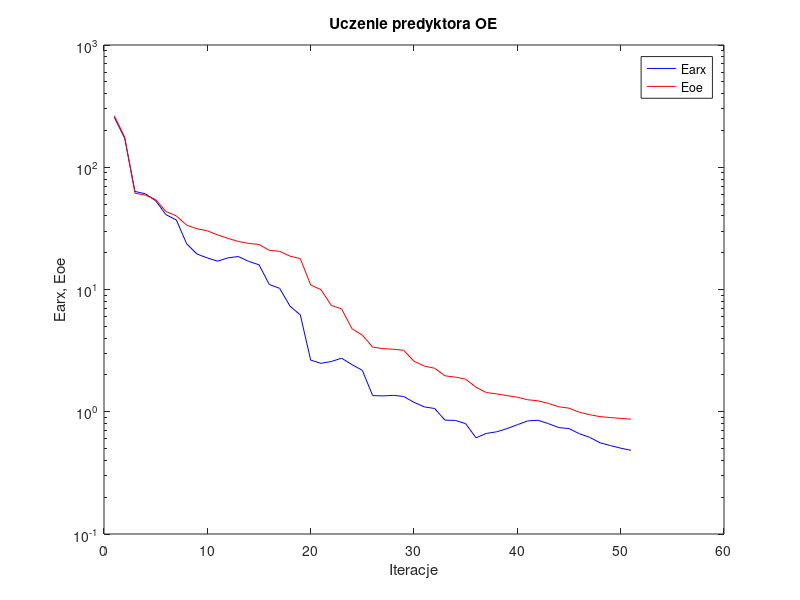
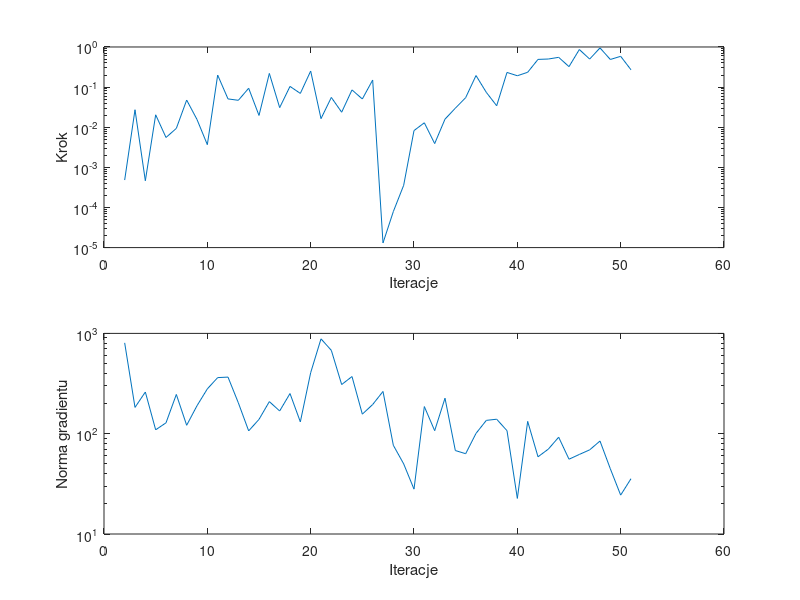

Here is the MATLAB script that generated these plots, in order:
%uczenie predyktora oe
clear all;
n=0; farx(n+1)=2.560021e+002; foe(n+1)=2.636479e+002; wspucz(n+1)=0.000000e+000; ng(n+1)=0.000000e+000;
%odnowa zmiennej metryki
n=1; farx(n+1)=1.728991e+002; foe(n+1)=1.769384e+002; krok(n+1)=4.820713e-004; ng(n+1)=8.047674e+002;
n=2; farx(n+1)=6.338618e+001; foe(n+1)=6.131512e+001; krok(n+1)=2.727640e-002; ng(n+1)=1.828777e+002;
n=3; farx(n+1)=6.066982e+001; foe(n+1)=5.917148e+001; krok(n+1)=4.636412e-004; ng(n+1)=2.603505e+002;
n=4; farx(n+1)=5.319077e+001; foe(n+1)=5.435710e+001; krok(n+1)=2.038894e-002; ng(n+1)=1.093232e+002;
n=5; farx(n+1)=4.094415e+001; foe(n+1)=4.344564e+001; krok(n+1)=5.548179e-003; ng(n+1)=1.283452e+002;
n=6; farx(n+1)=3.703350e+001; foe(n+1)=4.001863e+001; krok(n+1)=9.356732e-003; ng(n+1)=2.461928e+002;
n=7; farx(n+1)=2.364663e+001; foe(n+1)=3.362588e+001; krok(n+1)=4.756755e-002; ng(n+1)=1.213141e+002;
n=8; farx(n+1)=1.950519e+001; foe(n+1)=3.140000e+001; krok(n+1)=1.559274e-002; ng(n+1)=1.900744e+002;
n=9; farx(n+1)=1.812366e+001; foe(n+1)=3.020832e+001; krok(n+1)=3.677109e-003; ng(n+1)=2.796646e+002;
n=10; farx(n+1)=1.705546e+001; foe(n+1)=2.796971e+001; krok(n+1)=1.992696e-001; ng(n+1)=3.624290e+002;
n=11; farx(n+1)=1.814630e+001; foe(n+1)=2.619065e+001; krok(n+1)=5.079872e-002; ng(n+1)=3.666927e+002;
n=12; farx(n+1)=1.861732e+001; foe(n+1)=2.473074e+001; krok(n+1)=4.686838e-002; ng(n+1)=2.032227e+002;
n=13; farx(n+1)=1.697523e+001; foe(n+1)=2.383563e+001; krok(n+1)=9.365437e-002; ng(n+1)=1.067131e+002;
n=14; farx(n+1)=1.594056e+001; foe(n+1)=2.336083e+001; krok(n+1)=1.965861e-002; ng(n+1)=1.389095e+002;
n=15; farx(n+1)=1.099295e+001; foe(n+1)=2.090047e+001; krok(n+1)=2.193298e-001; ng(n+1)=2.088397e+002;
n=16; farx(n+1)=1.021413e+001; foe(n+1)=2.054260e+001; krok(n+1)=3.081734e-002; ng(n+1)=1.685131e+002;
n=17; farx(n+1)=7.312204e+000; foe(n+1)=1.874541e+001; krok(n+1)=1.041001e-001; ng(n+1)=2.514035e+002;
n=18; farx(n+1)=6.192315e+000; foe(n+1)=1.789143e+001; krok(n+1)=6.963444e-002; ng(n+1)=1.311938e+002;
n=19; farx(n+1)=2.645044e+000; foe(n+1)=1.089602e+001; krok(n+1)=2.514437e-001; ng(n+1)=4.058324e+002;
n=20; farx(n+1)=2.487991e+000; foe(n+1)=9.970993e+000; krok(n+1)=1.634950e-002; ng(n+1)=8.823780e+002;
n=21; farx(n+1)=2.578325e+000; foe(n+1)=7.407802e+000; krok(n+1)=5.529705e-002; ng(n+1)=6.774928e+002;
n=22; farx(n+1)=2.741553e+000; foe(n+1)=6.934788e+000; krok(n+1)=2.366211e-002; ng(n+1)=3.090185e+002;
n=23; farx(n+1)=2.427935e+000; foe(n+1)=4.773654e+000; krok(n+1)=8.512166e-002; ng(n+1)=3.713745e+002;
n=24; farx(n+1)=2.181235e+000; foe(n+1)=4.237270e+000; krok(n+1)=5.059367e-002; ng(n+1)=1.565805e+002;
n=25; farx(n+1)=1.354794e+000; foe(n+1)=3.379791e+000; krok(n+1)=1.500565e-001; ng(n+1)=1.953870e+002;
%odnowa zmiennej metryki
n=26; farx(n+1)=1.348274e+000; foe(n+1)=3.282077e+000; krok(n+1)=1.304908e-005; ng(n+1)=2.637384e+002;
n=27; farx(n+1)=1.361736e+000; foe(n+1)=3.247274e+000; krok(n+1)=7.910691e-005; ng(n+1)=7.662732e+001;
n=28; farx(n+1)=1.333482e+000; foe(n+1)=3.181629e+000; krok(n+1)=3.569936e-004; ng(n+1)=5.003841e+001;
n=29; farx(n+1)=1.193897e+000; foe(n+1)=2.588940e+000; krok(n+1)=8.252113e-003; ng(n+1)=2.800818e+001;
n=30; farx(n+1)=1.096121e+000; foe(n+1)=2.363581e+000; krok(n+1)=1.289397e-002; ng(n+1)=1.863995e+002;
n=31; farx(n+1)=1.063015e+000; foe(n+1)=2.269873e+000; krok(n+1)=3.910756e-003; ng(n+1)=1.071671e+002;
n=32; farx(n+1)=8.534382e-001; foe(n+1)=1.968086e+000; krok(n+1)=1.589439e-002; ng(n+1)=2.259021e+002;
n=33; farx(n+1)=8.498928e-001; foe(n+1)=1.920269e+000; krok(n+1)=2.981463e-002; ng(n+1)=6.794027e+001;
n=34; farx(n+1)=7.994826e-001; foe(n+1)=1.848693e+000; krok(n+1)=5.466235e-002; ng(n+1)=6.316726e+001;
n=35; farx(n+1)=6.119009e-001; foe(n+1)=1.586887e+000; krok(n+1)=1.940886e-001; ng(n+1)=1.006667e+002;
n=36; farx(n+1)=6.649422e-001; foe(n+1)=1.436670e+000; krok(n+1)=7.384818e-002; ng(n+1)=1.358041e+002;
n=37; farx(n+1)=6.853517e-001; foe(n+1)=1.398953e+000; krok(n+1)=3.432277e-002; ng(n+1)=1.394411e+002;
n=38; farx(n+1)=7.279557e-001; foe(n+1)=1.355448e+000; krok(n+1)=2.320583e-001; ng(n+1)=1.071860e+002;
n=39; farx(n+1)=7.831326e-001; foe(n+1)=1.316327e+000; krok(n+1)=1.919189e-001; ng(n+1)=2.263185e+001;
n=40; farx(n+1)=8.419170e-001; foe(n+1)=1.253341e+000; krok(n+1)=2.340680e-001; ng(n+1)=1.326833e+002;
n=41; farx(n+1)=8.518381e-001; foe(n+1)=1.228942e+000; krok(n+1)=4.904031e-001; ng(n+1)=5.884920e+001;
n=42; farx(n+1)=8.000058e-001; foe(n+1)=1.170597e+000; krok(n+1)=5.013461e-001; ng(n+1)=7.018575e+001;
n=43; farx(n+1)=7.430872e-001; foe(n+1)=1.098179e+000; krok(n+1)=5.519767e-001; ng(n+1)=9.225360e+001;
n=44; farx(n+1)=7.281169e-001; foe(n+1)=1.070067e+000; krok(n+1)=3.238984e-001; ng(n+1)=5.567480e+001;
n=45; farx(n+1)=6.615155e-001; foe(n+1)=9.906145e-001; krok(n+1)=8.644849e-001; ng(n+1)=6.211018e+001;
n=46; farx(n+1)=6.175674e-001; foe(n+1)=9.461239e-001; krok(n+1)=4.997929e-001; ng(n+1)=6.901225e+001;
n=47; farx(n+1)=5.576198e-001; foe(n+1)=9.125725e-001; krok(n+1)=9.483842e-001; ng(n+1)=8.450146e+001;
n=48; farx(n+1)=5.289163e-001; foe(n+1)=8.968113e-001; krok(n+1)=4.881595e-001; ng(n+1)=4.466666e+001;
n=49; farx(n+1)=5.037910e-001; foe(n+1)=8.822717e-001; krok(n+1)=5.853717e-001; ng(n+1)=2.441663e+001;
n=50; farx(n+1)=4.841631e-001; foe(n+1)=8.697411e-001; krok(n+1)=2.701727e-001; ng(n+1)=3.560692e+001;

figure; semilogy(farx,'b'); hold on; semilogy(foe,'r'); xlabel('Iteracje'); ylabel('Earx, Eoe'); legend('Earx','Eoe'); title('Uczenie predyktora OE');
figure; subplot(2,1,1); semilogy(krok); xlabel('Iteracje'); ylabel('Krok');
subplot(2,1,2); semilogy(ng); xlabel('Iteracje'); ylabel('Norma gradientu');
Earx=farx(n+1)
Eoe=foe(n+1)
